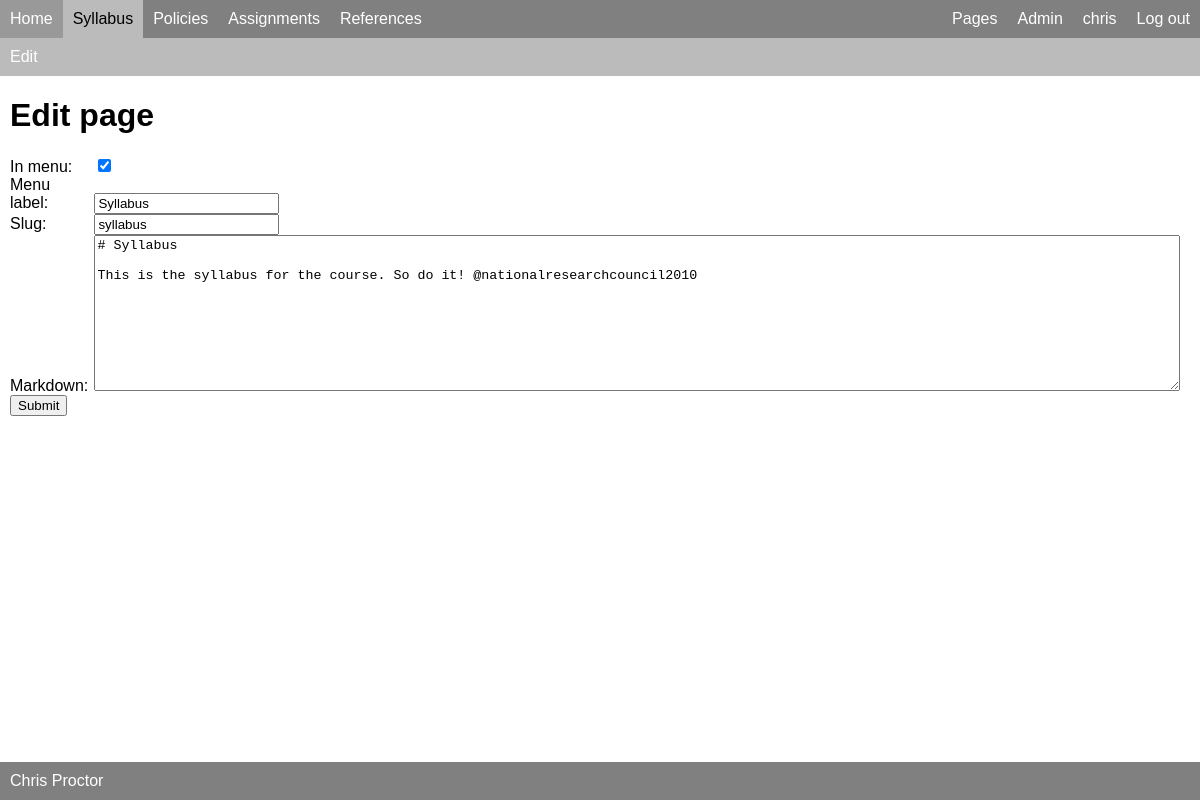
/pages/syllabus/edit (signed in), run on the app's committed database.
### pages/models.py (models this page shows, shortened)
class Page(PandocMarkdownModel):
    slug = models.CharField(max_length=40, unique=True)
    in_menu = models.BooleanField(default=False)
    menu_label = models.CharField(max_length=40)

### pages/views.py (the view, shortened to what this page needs)
# urls.py: path('<str:slug>/edit', views.EditPage.as_view(), name="edit"),
class EditPage(AdminRequiredMixin, UpdateView):
    model = Page
    form_class = PageForm
    template_name = "pages/page_form.html"
    def get_context_data(self, **kwargs):
        context = super().get_context_data(**kwargs)
        context['prompt'] = "Edit page"
        context['url'] = reverse_lazy("pages:edit", args=[self.get_object().slug])
        return context

### pages/forms.py
class PageForm(forms.ModelForm):
    class Meta:
        model = Page
        fields = ['in_menu', 'menu_label', 'slug', 'markdown']

### common/mixins.py (called while the page is built)
    def dispatch(self, request, *args, **kwargs):
        if not request.user.is_superuser:
            return redirect("public:home")
        return super().dispatch(request, *args, **kwargs)

### pages/templatetags/page_tags.py (called while the page is built)
@register.simple_tag
def pages_in_menu():
    return Page.objects.filter(in_menu=True).all()

### pages/templates/pages/page_form.html (shortened to what this page needs)
{% extends "pages/base.html" %}
{% block content %}
<h1>{{prompt}}</h1>
<form action="{{ url }}" method="POST" class="async-form">
    {{ form.as_div }}
    <input type="submit" value="Submit">
</form>
{% endblock %}

### common/templates/menu.html
{% load page_tags %}
{% pages_in_menu as pages %}
<nav id="menu">
	<div class="menu-left">
		<div class="menu-item clickable{% if menu_section == 'public' %} current{% endif %}">
      <a href="{% url 'common:home' %}">Home</a>
    </div>
    {% for page in pages %}
	    <div class="menu-item clickable{% if menu_section == page.slug %} current{% endif %}">
            <a href="{% url 'pages:detail' page.slug %}">{{page.menu_label}}</a>
        </div>
    {% endfor %}
      {% if not SITE_FROZEN %}
	    <div class="menu-item clickable{% if menu_section == 'assignments' %} current{% endif %}">
          <a href="{% url 'assignments:list' %}">Assignments</a>
        </div>
	    <div class="menu-item clickable{% if menu_section == 'publications' %} current{% endif %}">
          <a href="{% url 'pubref:list' %}">References</a>
        </div>
	</div>
	<div class="menu-right">
	    {% if user.is_superuser %}
	    <div class="menu-item clickable{% if menu_section == 'pages' %} current{% endif %}">
          <a href="{% url 'pages:list' %}">Pages</a>
        </div>
		  <div class="menu-item clickable">
            <a href="{% url 'admin:index' %}">Admin</a>
          </div>
	    {% endif %}
		{% if user.is_authenticated %}
		  <div class="menu-item clickable {% if menu_section == user.username %} current{% endif %}">
              <a href="{% url 'profiles:detail' user.username %}">{{user.username}}</a>
          </div>
		  <div class="menu-item clickable"><a href="{% url 'logout' %}">Log out</a></div>
		{% else %}
		  <div class="menu-item clickable"><a href="{% url 'login' %}">Log in</a></div>
		{% endif %}
	  {% endif %}
	</div>
</nav>

### common/static/base/style.css (style rules this page uses)
body { font-family: Helvetica; margin: 0; }

### common/static/base/menu.css (style rules this page uses)
#menu { background-color: grey; display: flex; }
.menu-left { flex: 1; display: flex; }
.menu-right { display: flex; }
.menu-item { padding: 10px; }
#menu a { color: white; text-decoration: none; }
#menu .menu-item.current { background-color: #bbb; }
#menu .menu-item.current a { color: black; }

### common/static/base/async.css (style rules this page uses)
form.async-form label { width: 80px; display: inline-block; }
form.async-form textarea#id_markdown, form.async-form textarea#id_bibtex { width: calc(100% - 100px); }

### data on the page
Page: menu_label "Syllabus", in_menu "☑", slug "syllabus", markdown "# Syllabus This is the syllabus for the course. So do it! @nationalresearchcouncil2010"
Page: menu_label "Policies"

### other printed values
{{ user.username }} "chris"
{{ prompt }} "Edit page"
